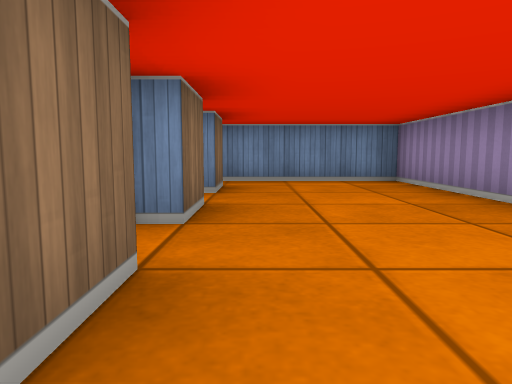
View 1 (above)

24 first-person views from a walk through a cub3D level. The camera is about half as high as the walls, tilts 6° down and sees 70° across. The floor is counted in squares. Each view is taken from the middle of a square. On the plan, view 1 faces up. The plan holds only what a view shows up to about 9 squares ahead; the rest is blank.

View 2
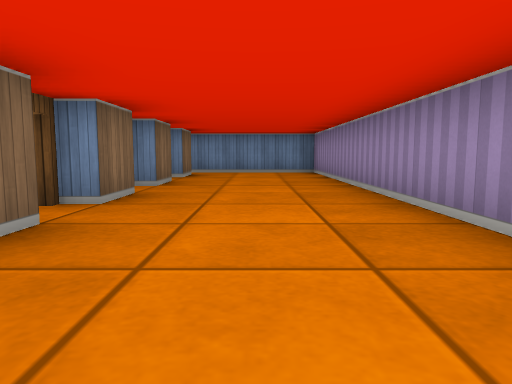

View 3
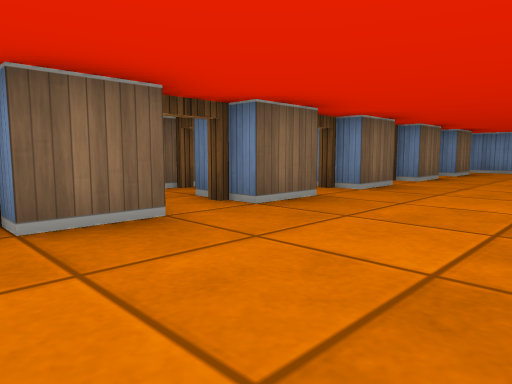

View 4
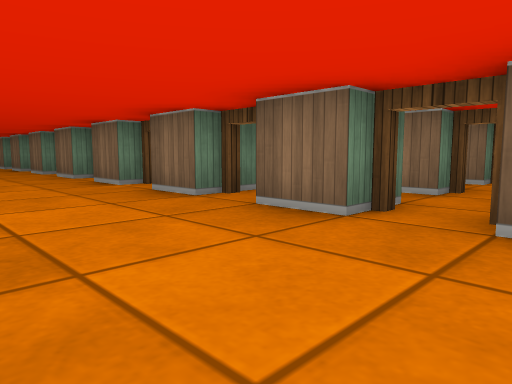

View 5
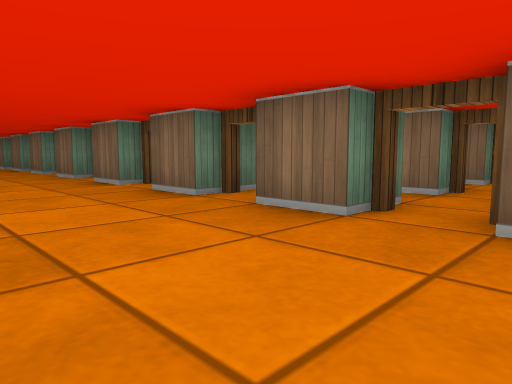

View 6
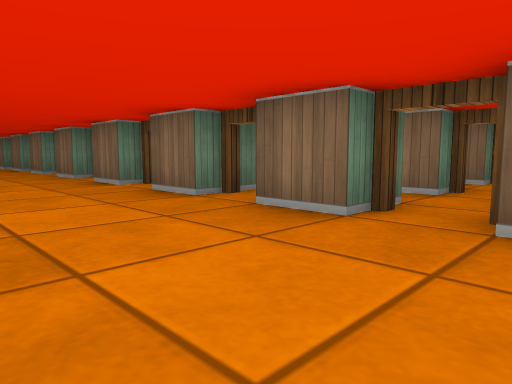

View 7
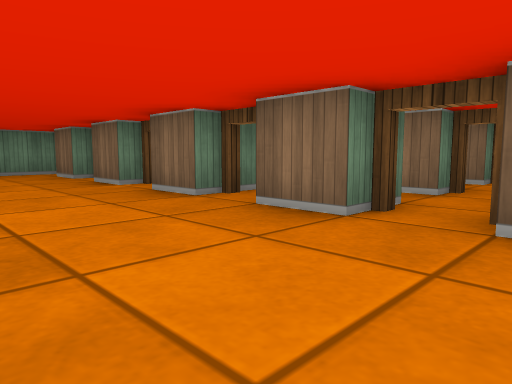

View 8
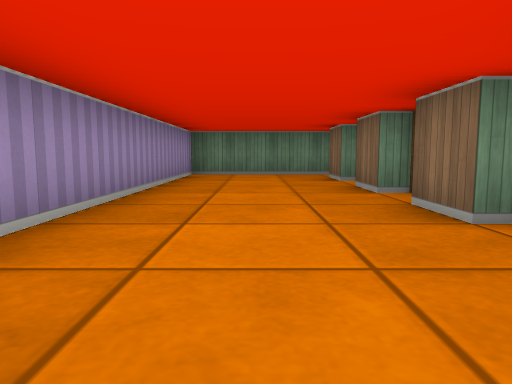

View 9
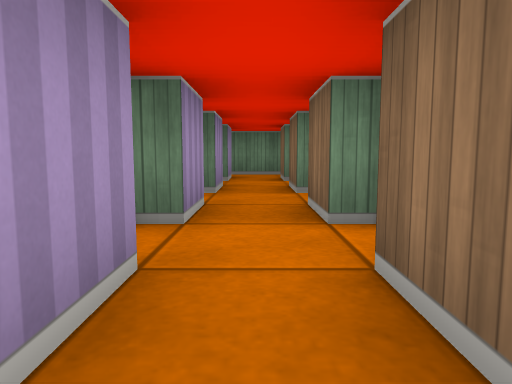

View 10
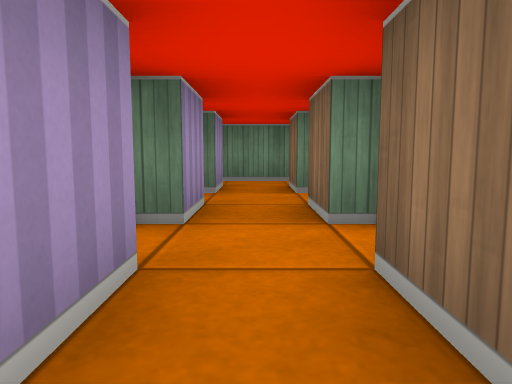

View 11
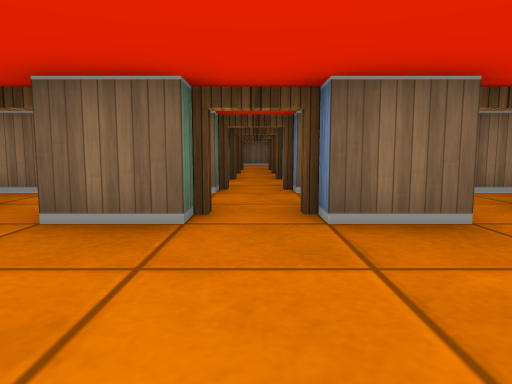

View 12
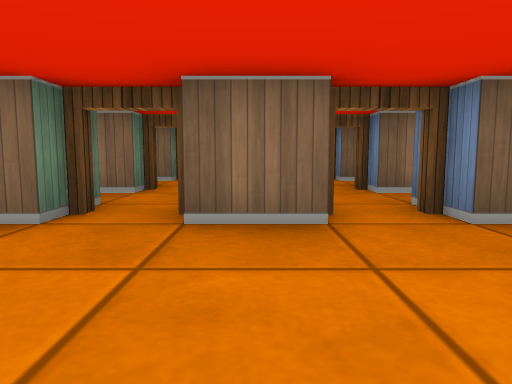

View 13
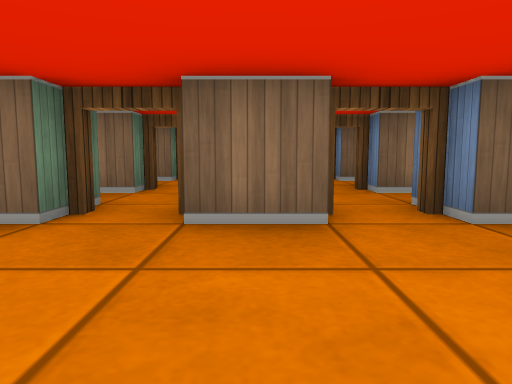

View 14
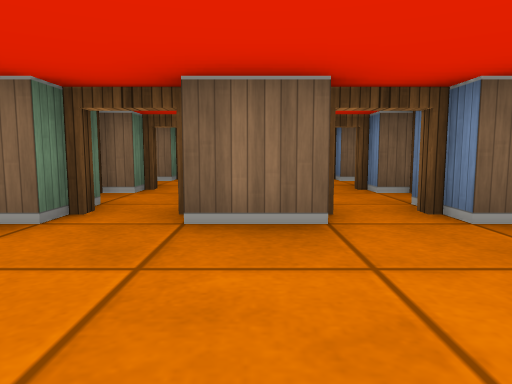

View 15
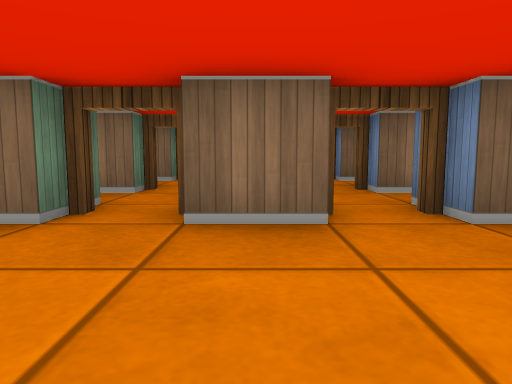

View 16
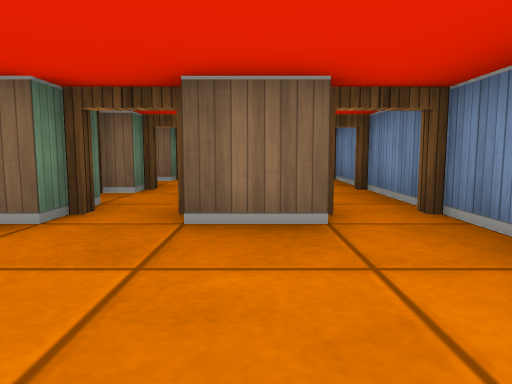

View 17
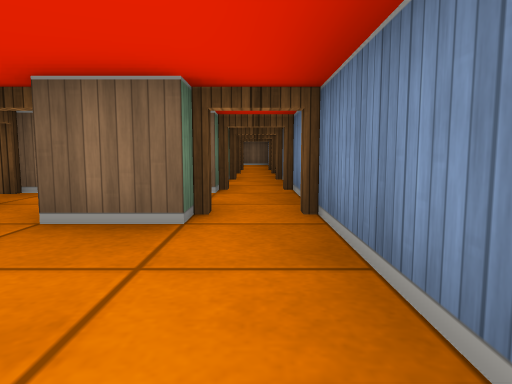

View 18
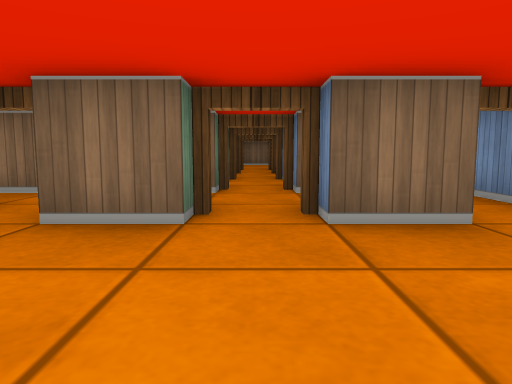

View 19
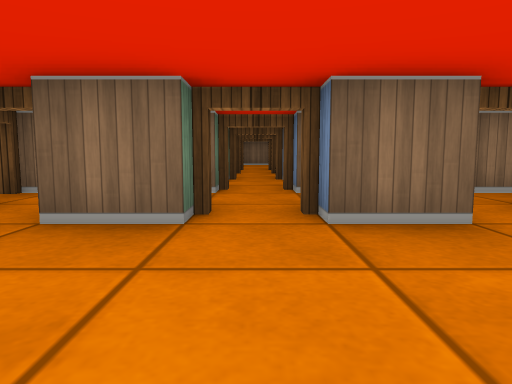

View 20
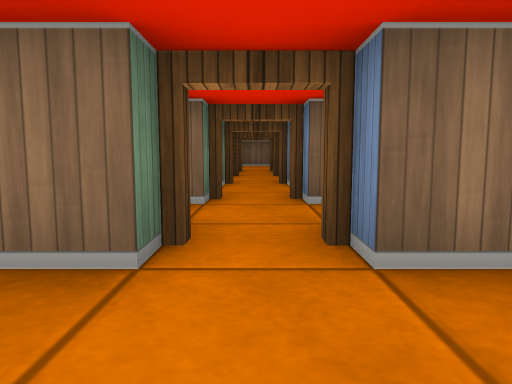

View 21
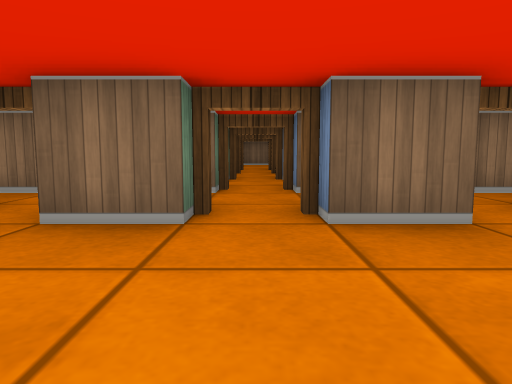

View 22
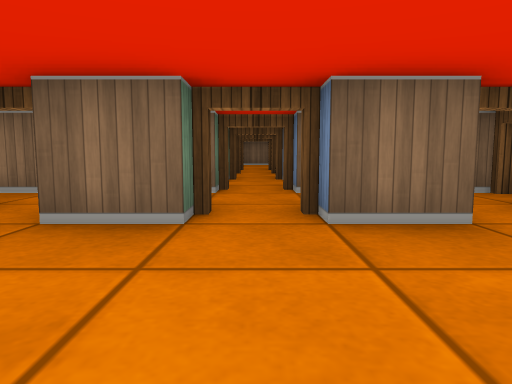

View 23
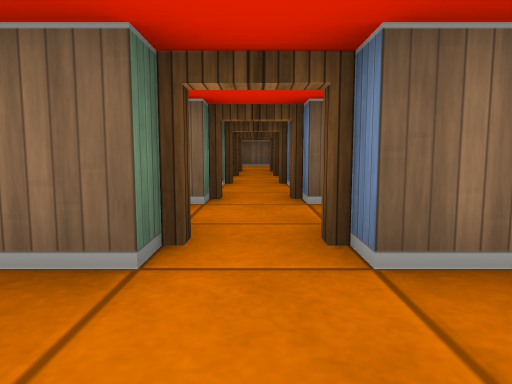

View 24
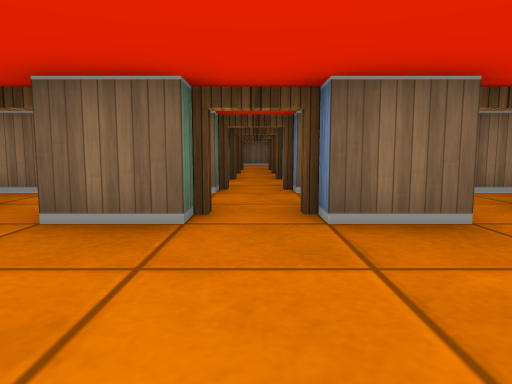

### Floor plan
Key: @ floor where view 1 was taken; # wall or solid block; . floor; D open door.
Columns run from 7 left of view 1 to 3 right of it. Each row starts with its distance up from view 1.
  7   #########
  6 D.D.D.D...#
  5 # #.#.#...#
  4 D.D.D.D...#
  3 # #.#D#...#
  2 D.D.D.D...#
  1 # #.#.#...#
  0 D.D.D.D@..#
 -1 # #.#D#...#
 -2 D.D.D.D...
 -3 # #.#.#...
 -4 D.D.D.D...
 -5 # #.#.#...
 -6 D.D.D.D..
 -7 # #.#.#...
 -8 D.D.D.D...
 -9   #.#.#...
-10    .D.D...
-11     #.#...
-12   D.D.D..
-13   #.#.#...
-14   D.D.D...
-15   #.#.#...
-16 D.D.D.D...
-17   # #.#..
-18      .D..
-19     #.#...
-20   D.D.D...
-21   #.#.#...
-22     D.D...#
-23     #.#...#
-24     D.D...#
-25     #.#...#
-26     D.D...#
-27     #.#...#
-28     D.D...#
-29     #######

Where each view was taken, in squares from view 1:
view 1: 0 up, 0 right, facing up
view 2: 3 down, 1 right, facing up
view 3: 4 down, 2 right, facing up-left
view 4: 1 down, 2 right, facing down-left
view 5: 7 down, 2 right, facing down-left
view 6: 13 down, 2 right, facing down-left
view 7: 19 down, 2 right, facing down-left
view 8: 20 down, 1 right, facing down
view 9: 20 down, 2 left, facing down
view 10: 22 down, 2 left, facing down
view 11: 16 down, 2 right, facing left
view 12: 11 down, 2 right, facing left
view 13: 5 down, 2 right, facing left
view 14: 1 up, 2 right, facing left
view 15: 3 up, 2 right, facing left
view 16: 5 up, 2 right, facing left
view 17: 6 up, 2 right, facing left
view 18: 4 up, 2 right, facing left
view 19: 2 up, 2 right, facing left
view 20: 0 up, 1 right, facing left
view 21: 2 down, 2 right, facing left
view 22: 4 down, 2 right, facing left
view 23: 6 down, 1 right, facing left
view 24: 8 down, 2 right, facing left
